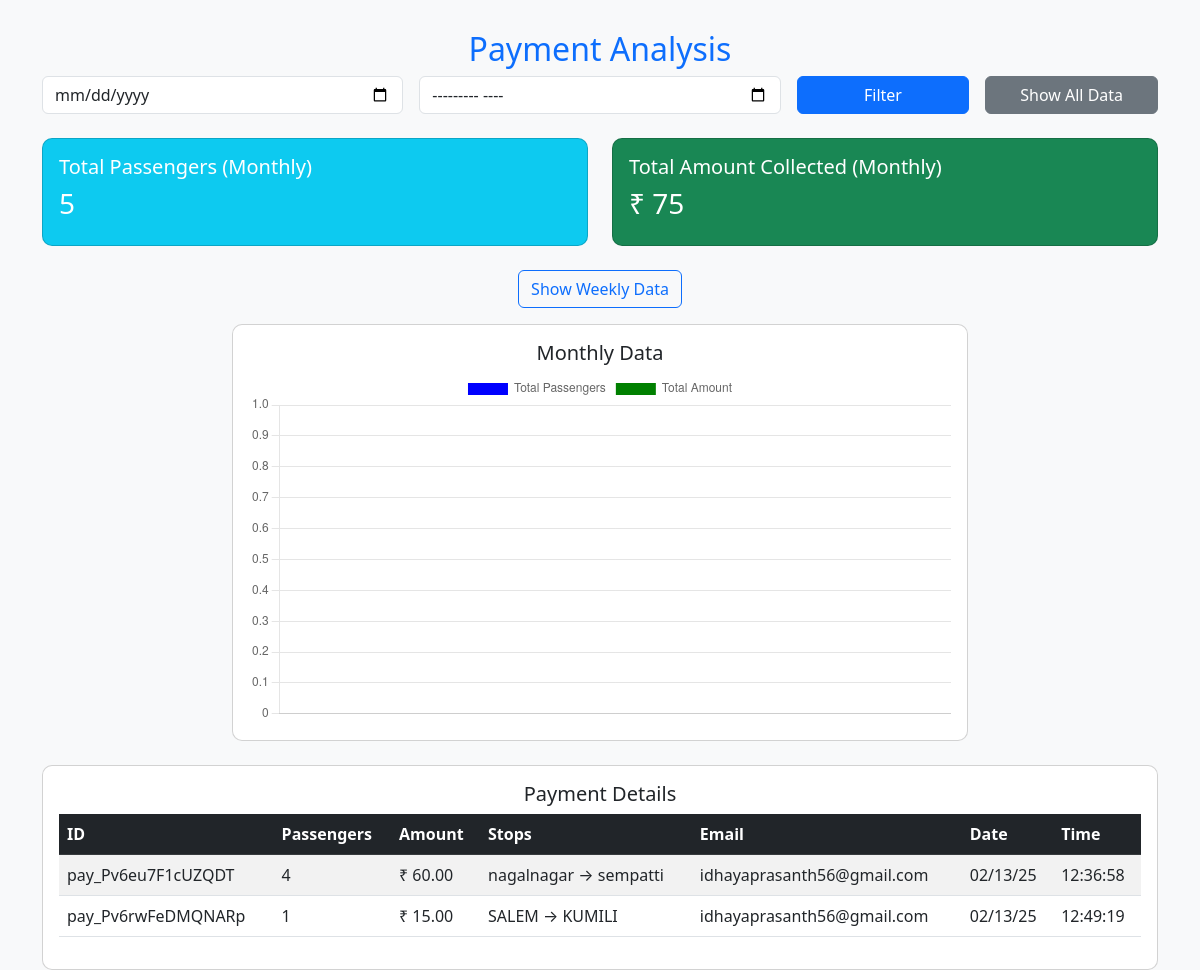
/analysis/ (signed in), run on the app's committed database.
### busapp/models.py (models this page shows, shortened)
class Payment(models.Model):
    payment_id = models.CharField(max_length=100)
    passengers = models.PositiveIntegerField(default=1)
    amount = models.DecimalField(max_digits=10, decimal_places=2)
    bus_name = models.CharField(max_length=100)
    stop1 = models.CharField(max_length=100)
    stop2 = models.CharField(max_length=100)
    qr_code = models.ImageField()
    email = models.EmailField()
    date = models.CharField(max_length=20)
    time = models.CharField(max_length=20)

### busapp/views.py (the view)
# urls.py: path('analysis/',views.bus_data_analysis,name="bus_data_analysis"),
def bus_data_analysis(request):
    user_email=request.user.email
    bus = create_bus.objects.filter(email=user_email).first()  # Get the first matching bus
    bus = bus.busname if bus else None  # Ensure bus exists before accessing busname
    date_filter = request.GET.get('date', '')  # Optional date filter
    month_filter = request.GET.get('month', '')  # Optional month filter
    payments = Payment.objects.filter(bus_name=bus) if bus else Payment.objects.none()
    if bus and not payments.exists():
        context = {'error': f"No payments found for bus: {bus}"}
        return render(request, 'payment_analysis.html', context)
    if date_filter:
        payments = payments.filter(bus_name = bus,date=date_filter)
    if month_filter:
        payments = payments.filter(bus_name = bus,date__startswith=month_filter)  # Assuming date format is YYYY-MM-DD
    if not payments.exists():
        context = {'error': "No matching payment records found for the given filters."}
        return render(request, 'payment_analysis.html', context)
    total_passengers = payments.aggregate(total=Sum('passengers'))['total'] or 0
    total_amount = payments.aggregate(total=Sum('amount'))['total'] or 0
    weekly_data = payments.values('date').annotate(total_passengers=Sum('passengers'), total_amount=Sum('amount'))
    context = {
        'payments': payments,
        'total_passengers': total_passengers,
        'total_amount': total_amount,
        'weekly_data': weekly_data,
    }
    return render(request, 'payment_analysis.html', context)

### templates/payment_analysis.html (shortened to what this page needs)
<!DOCTYPE html>
<html lang="en">
<head>
    <link rel="stylesheet" href="https://cdn.jsdelivr.net/npm/bootstrap@5.3.0/dist/css/bootstrap.min.css">
</head>
<body>
<div class="container">
    <h2 class="text-center text-primary">Payment Analysis</h2>
    <form method="GET" class="row g-3 mb-4">
        <div class="col-md-4">
            <input type="date" name="date" class="form-control" value="{{ request.GET.date }}">
        </div>
        <div class="col-md-4">
            <input type="month" name="month" class="form-control" value="{{ request.GET.month }}">
        </div>
        <div class="col-md-2">
            <button type="submit" class="btn btn-primary w-100">Filter</button>
        </div>
        <div class="col-md-2">
            <button type="button" id="toggleDataBtn" class="btn btn-secondary w-100">Show All Data</button>
        </div>
    </form>
    <div class="row mb-4">
        <div class="col-md-6">
            <div class="card bg-info text-white p-3">
                <h5>Total Passengers (Monthly)</h5>
                <h3 id="totalPassengers">{{ total_passengers }}</h3>
            </div>
        </div>
        <div class="col-md-6">
            <div class="card bg-success text-white p-3">
                <h5>Total Amount Collected (Monthly)</h5>
                <h3 id="totalAmount">₹ {{ total_amount }}</h3>
            </div>
        </div>
    </div>
    <div class="text-center mb-3">
        <button id="toggleGraphBtn" class="btn btn-outline-primary">Show Weekly Data</button>
    </div>
    <div class="row">
        <div class="col-md-8 offset-md-2">
            <div class="card p-3">
                <h5 class="text-center" id="graphTitle">Monthly Data</h5>
                <canvas id="graphCanvas"></canvas>
            </div>
        </div>
    </div>
    <div class="card p-3 mt-4">
        <h5 class="text-center">Payment Details</h5>
        <div class="table-responsive">
            <table class="table table-striped">
                <thead class="table-dark">
                    <tr>
                        <th>ID</th>
                        <th>Passengers</th>
                        <th>Amount</th>
                        <th>Stops</th>
                        <th>Email</th>
                        <th>Date</th>
                        <th>Time</th>
                    </tr>
                </thead>
                <tbody id="paymentTable">
                    {% for payment in payments %}
                    <tr>
                        <td>{{ payment.payment_id }}</td>
                        <td>{{ payment.passengers }}</td>
                        <td>₹ {{ payment.amount }}</td>
                        <td>{{ payment.stop1 }} → {{ payment.stop2 }}</td>
                        <td>{{ payment.email }}</td>
                        <td>{{ payment.date }}</td>
                        <td>{{ payment.time }}</td>
                    </tr>
                    {% endfor %}
                </tbody>
            </table>
        </div>
    </div>
</div>
<script>
    var ctx = document.getElementById('graphCanvas').getContext('2d');
    var isWeekly = false;
    // Initial Monthly Data (Default)
    var graphData = {
        labels: [{% for data in monthly_data %} "{{ data.date }}", {% endfor %}],
        datasets: [{
            label: 'Total Passengers',
            data: [{% for data in monthly_data %} {{ data.total_passengers }}, {% endfor %}],
            backgroundColor: 'blue'
        }, {
            label: 'Total Amount',
            data: [{% for data in monthly_data %} {{ data.total_amount }}, {% endfor %}],
            backgroundColor: 'green'
        }]
    };
    var myChart = new Chart(ctx, {
        type: 'bar',
        data: graphData
    });
    // Toggle Graph Data
    document.getElementById('toggleGraphBtn').addEventListener('click', function() {
        if (isWeekly) {
            // Switch to Monthly
            myChart.data.labels = [{% for data in monthly_data %} "{{ data.date }}", {% endfor %}];
            myChart.data.datasets[0].data = [{% for data in monthly_data %} {{ data.total_passengers }}, {% endfor %}];
            myChart.data.datasets[1].data = [{% for data in monthly_data %} {{ data.total_amount }}, {% endfor %}];
            document.getElementById('graphTitle').innerText = "Monthly Data";
            document.getElementById('toggleGraphBtn').innerText = "Show Weekly Data";
        } else {
            // Switch to Weekly
            myChart.data.labels = [{% for data in weekly_data %} "{{ data.date }}", {% endfor %}];
            myChart.data.datasets[0].data = [{% for data in weekly_data %} {{ data.total_passengers }}, {% endfor %}];
            myChart.data.datasets[1].data = [{% for data in weekly_data %} {{ data.total_amount }}, {% endfor %}];
            document.getElementById('graphTitle').innerText = "Weekly Data";
            document.getElementById('toggleGraphBtn').innerText = "Show Monthly Data";
        }
        isWeekly = !isWeekly;
        myChart.update();
    });
    // Toggle All Data
    document.getElementById('toggleDataBtn').addEventListener('click', function() {
        var table = document.getElementById('paymentTable');
        if (table.style.display === "none") {
            table.style.display = "table-row-group";
            this.innerText = "Show Less Data";
        } else {
            table.style.display = "none";
            this.innerText = "Show All Data";
        }
    });
</script>
</body>
</html>

### templates/payment_analysis.html (style rules this page uses)
body { background-color: #f8f9fa; }
.container { margin-top: 30px; }
.card { border-radius: 10px; }
.table-responsive { max-height: 400px; overflow-y: auto; }

### data on the page
Payment: payment_id "pay_Pv6eu7F1cUZQDT", passengers "4", amount "60.00", stop1 "nagalnagar", stop2 "sempatti", email "idhayaprasanth56@gmail.com", date "02/13/25", time "12:36:58"
Payment: payment_id "pay_Pv6rwFeDMQNARp", passengers "1", amount "15.00", stop1 "SALEM", stop2 "KUMILI", email "idhayaprasanth56@gmail.com", date "02/13/25", time "12:49:19"

### other printed values
{{ total_passengers }} "5"
{{ total_amount }} "75"
